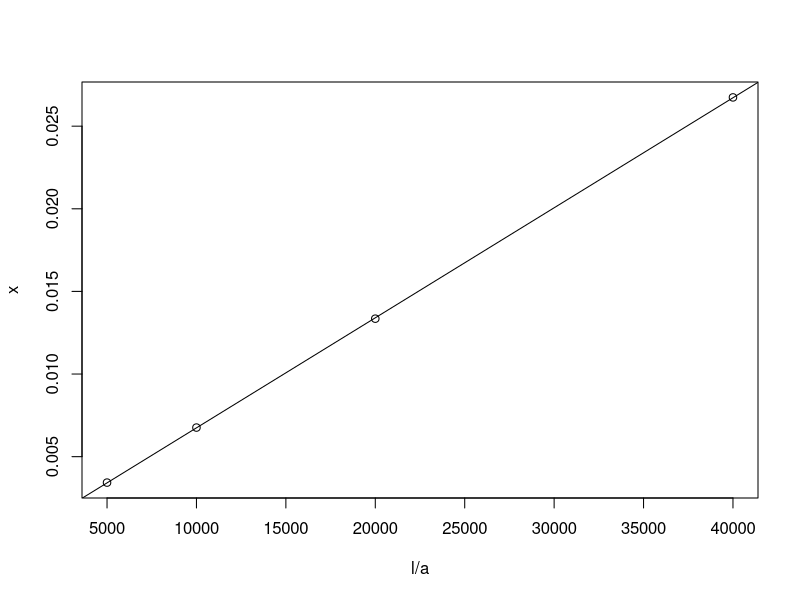
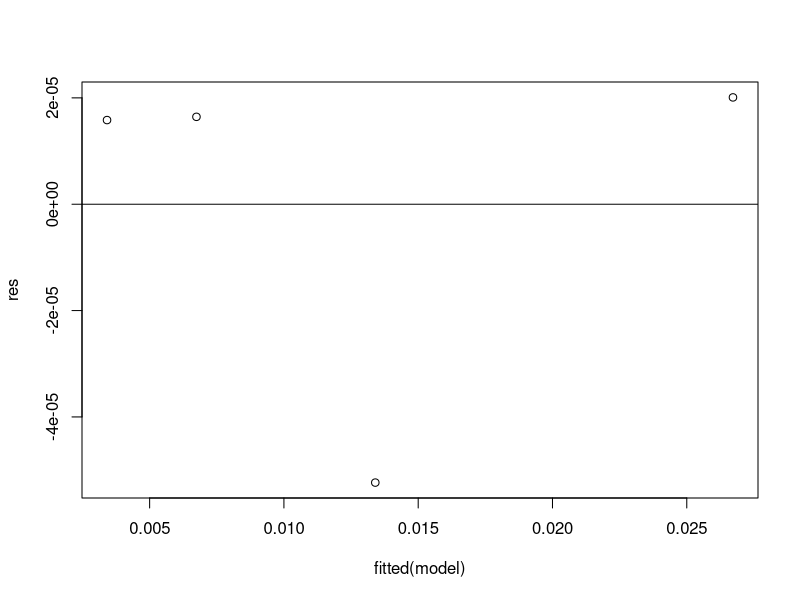
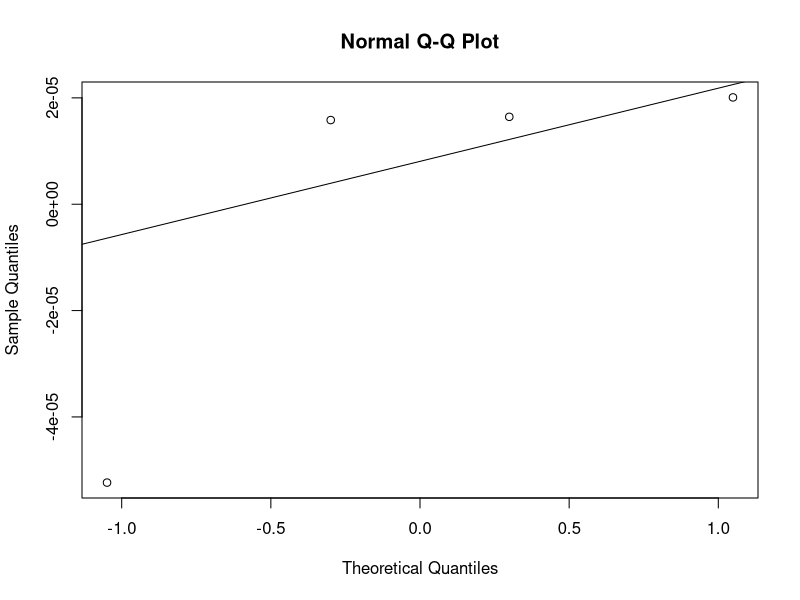
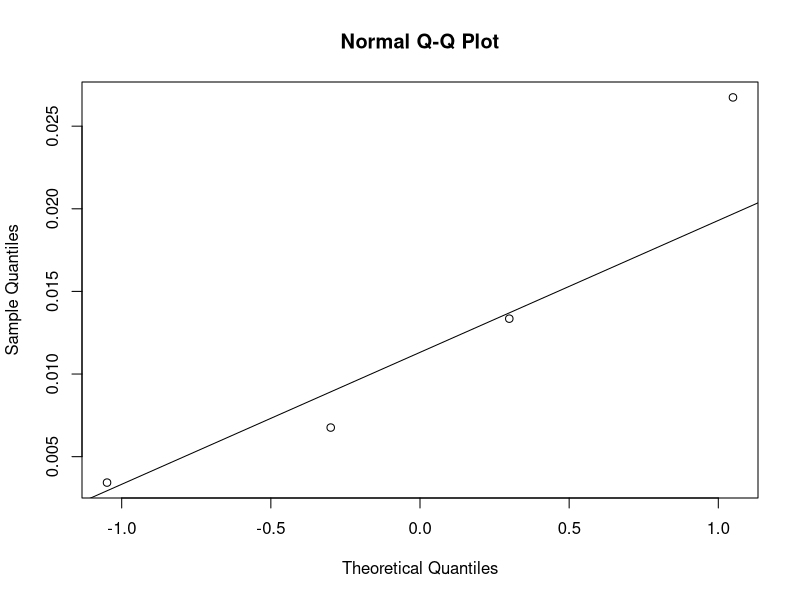
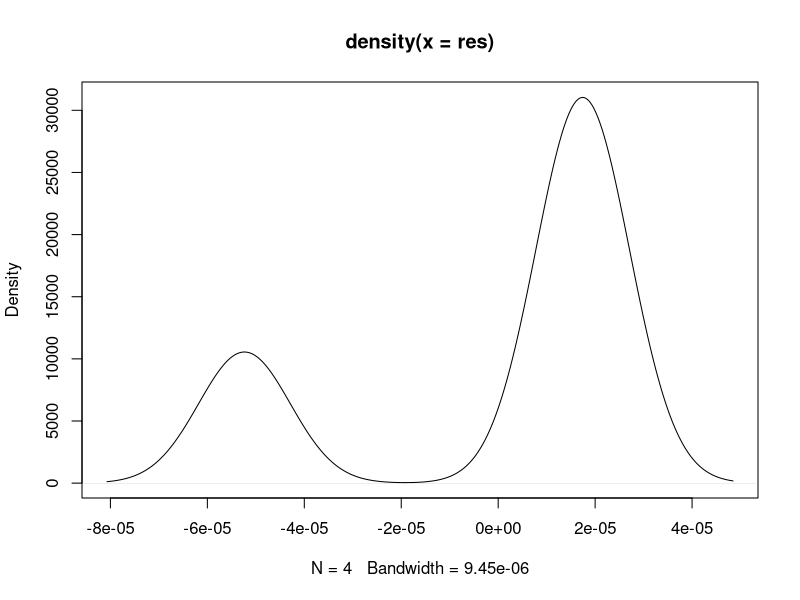
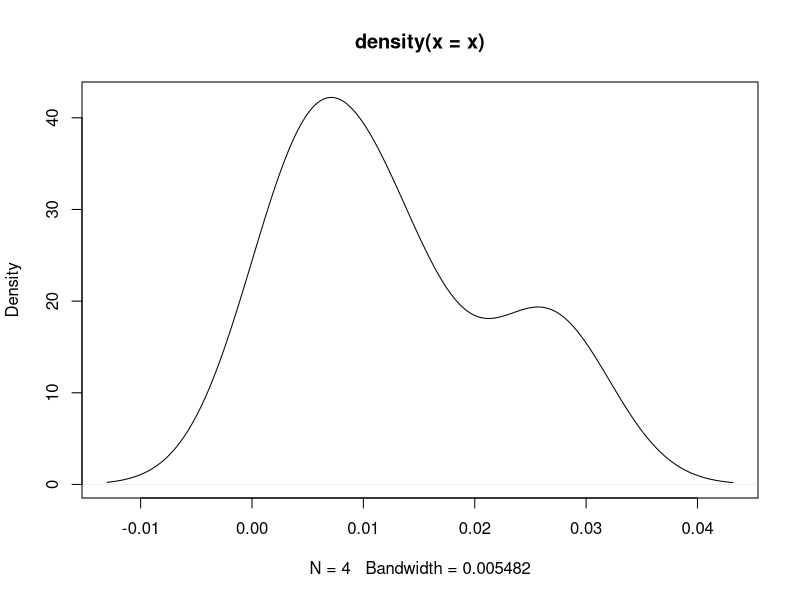

Reproduce these figures in R, in order.
# Δx

# Data
l = 0.8
a = c( 0.16, 0.08, 0.04, 0.02 ) / 1000
x = c( 0.343, 0.676, 1.335, 2.674 ) / 100

# Laser wavelength
lambda = mean( x * a / l )
lambda

# Linear regression
model = lm( x ~ I(l/a) )
summary(model)

# Plots with regression line
plot(l/a, x)
abline(model)

# Residuals
res = resid(model)

# Residual VS Fitted plot
plot(fitted(model), res)
abline(0,0)

# Shapiro-Wilk
shapiro.test(res)
shapiro.test(x)

# QQ-plot 
qqnorm(res)
qqline(res)
qqnorm(x)
qqline(x)

# Density
plot(density(res))
plot(density(x))